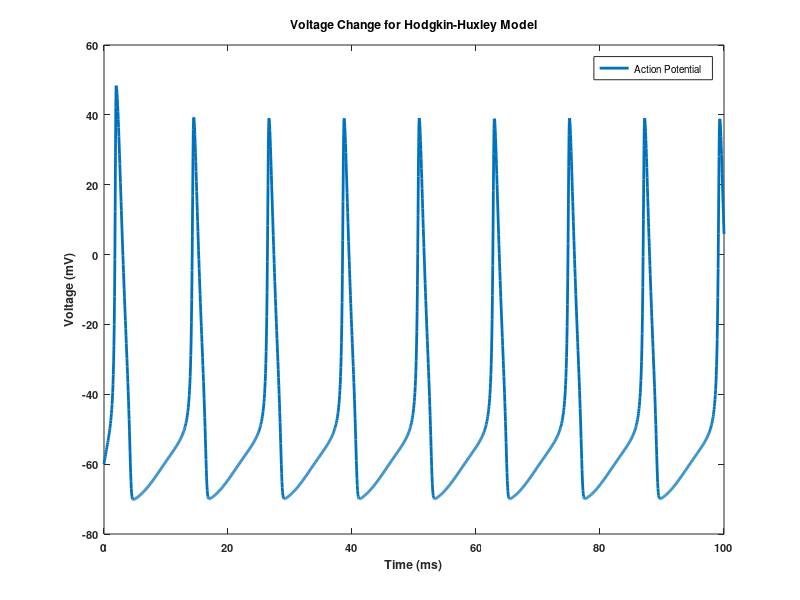
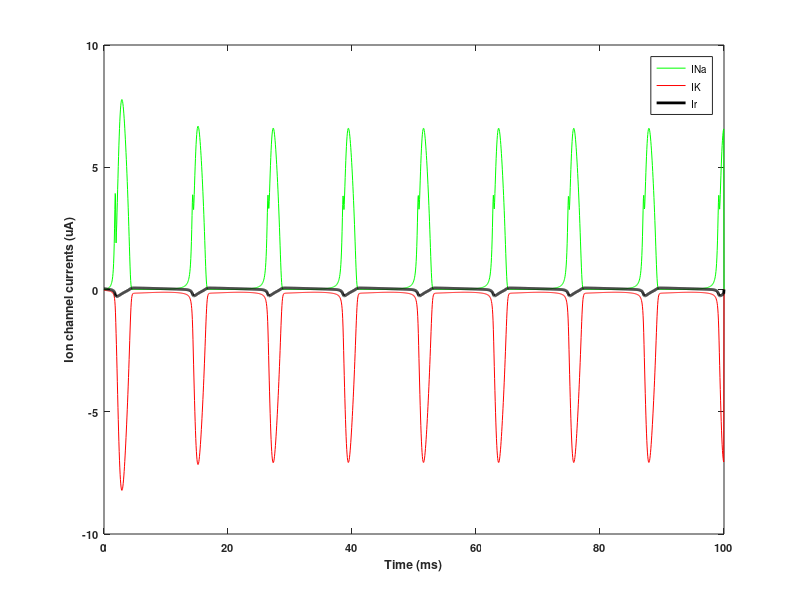

MATLAB code to generate these figures, in order:
function mainHH_Euler_IniguezDeOnzono_Martin
%==============================
% %% HODKING-HUXLEY MODEL NEURAL CELL MODEL
%==============================
clc
clear

close all

%%%%%%%%%%%%%%%%%%%%%%%%%%%%%%%%
%Constants set
%%%%%%%%%%%%%%%%%%%%%%%%%%%%%%%

Cm=0.01; % Membrane Capacitance mF/cm^2
dt=0.05; % Time Step ms
t=0:dt:100; %Time Array ms
Iap=0.1; %External Current Applied
ENa=55.17; % mV Na+ reversal potential
EK=-72.14; % mV K+ reversal potential
El=-49.42; % mV Leakage reversal potential
gbarNa=1.2; % mS/cm^2 Na conductance
gbarK=0.36; % mS/cm^2 K conductance
gbarl=0.003; % mS/cm^2 Leakage conductance

%%%%%%%%%%%%%%%%%%%%%%%%%%%%%%%%%%%
% Definition of variables
%%%%%%%%%%%%%%%%%%%%%%%%%%%%%%%%%%%

% We proceed to the initialization of the time-depending variables

m=zeros(1,length(t));
n=zeros(1,length(t));
h=zeros(1,length(t));
gNa=zeros(1,length(t));
gK=zeros(1,length(t));
gl=zeros(1,length(t));
INa=zeros(1,length(t));
IK=zeros(1,length(t));
Il=zeros(1,length(t));
V=zeros(1,length(t));

%%%%%%%%%%%%%%%%%%%%%%%%%%%%%%%%%%%
% Calculation of initial values
%%%%%%%%%%%%%%%%%%%%%%%%%%%%%%%%%%%

% We assume that the inital membrane voltage is -60 mV

V(1)=-60; % Initial Membrane voltage
v=V(1); % Refreshed membrane voltage

% Initial M-Calculation
am=0.1*(v+35)/(1-exp(-(v+35)/10));
bm=4.0*exp(-0.0556*(v+60));
m(1)=am/(am+bm); % Initial m-value

% Inital N-Calculation
an=0.01*(v+50)/(1-exp(-(v+50)/10));
bn=0.125*exp(-(v+50)/80);
n(1)=an/(an+bn); % Initial n-value

% Inital H-Calculation
ah=0.07*exp(-0.05*(v+60));
bh=1/(1+exp(-(0.1)*(v+30)));
h(1)=ah/(ah+bh); % Initial h-value

%%%%%%%%%%%%%%%%%%%%%%%%%%%%%%%%%%
% MAIN LOOP CALCULATING VM FOR EACH INSTANT
%%%%%%%%%%%%%%%%%%%%%%%%%%%%%%%%%%

for i=1:length(t)-1
    
    %In this part you have to calculate the value of the conductances
    %(i.e. gna etc) from the value of the variables of the gates (i.e. m,n %and h)
    
    gNa(i) = gbarNa*(m(i)^3)*h(i);
    gK(i) = gbarK*(n(i)^4);
    
    % 2) Calculate the current by using the value of the conductance
    
    INa(i) = -gNa(i)*(V(i)-ENa);
    IK(i) = -gK(i)*(V(i)-EK);
    Il(i)= -gbarl*(V(i)-El);
    
    %INCLUDE YOUR CODE
    
    % 3) Use the Forward Euler Method to calculate the current step of VM
    %    i+1
    
    V(i+1) = V(i)+dt*(1/Cm)*(INa(i)+IK(i)+Il(i)+Iap);
    v=V(i);
    
    %INCLUDE YOUR CODE
    
    % 4) Use the forward Euler Method to calculate the values of the gates
    % (i.e. m(i+1), n(i+1) and h(i+1)
    
    am=0.1*(v+35)/(1-exp(-(v+35)/10));
    bm=4.0*exp(-0.0556*(v+60));
    an=0.01*(v+50)/(1-exp(-(v+50)/10));
    bn=0.125*exp(-(v+50)/80);
    ah=0.07*exp(-0.05*(v+60));
    bh=1/(1+exp(-(0.1)*(v+30)));
    
    m(i+1) = m(i) + dt*(am*(1-m(i))-bm*m(i));
    n(i+1)=n(i)+ dt*(an*(1-n(i))-bn*n(i));
    h(i+1)=h(i)+dt*(ah*(1-h(i))-bh*h(i));
    
end

%%%%%%%%%%%%%%%%%%%%%%%%%%%%%
% PLOT ACTION POTENTIAL
%%%%%%%%%%%%%%%%%%%%%%%%%%%%%
figure,
plot(t,V,'LineWidth',2),hold on
legend('Action Potential');
xlabel('Time (ms)','FontWeight','bold')
ylabel('Voltage (mV)','FontWeight','bold')
title('Voltage Change for Hodgkin-Huxley Model','FontWeight','bold')
set(gca,'FontSize',8)
set(gca,'FontWeight','bold')

%%%%%%%%%%%%%%%%%%%%%%%%%%%%%
% PLOT ION CHANNEL CURRENTS
%%%%%%%%%%%%%%%%%%%%%%%%%%%%%
figure
plot(t(1:length(INa)),INa,'g',t(1:length(INa)),IK,'r',t(1:length(INa)),Il,'k','LineWidth',2),hold on
ylabel('Ion channel currents (uA)','FontWeight','bold')
xlabel('Time (ms)','FontWeight','bold')
legend('INa','IK','Ir');
set(gca,'FontSize',8)
set(gca,'FontWeight','bold')  

end